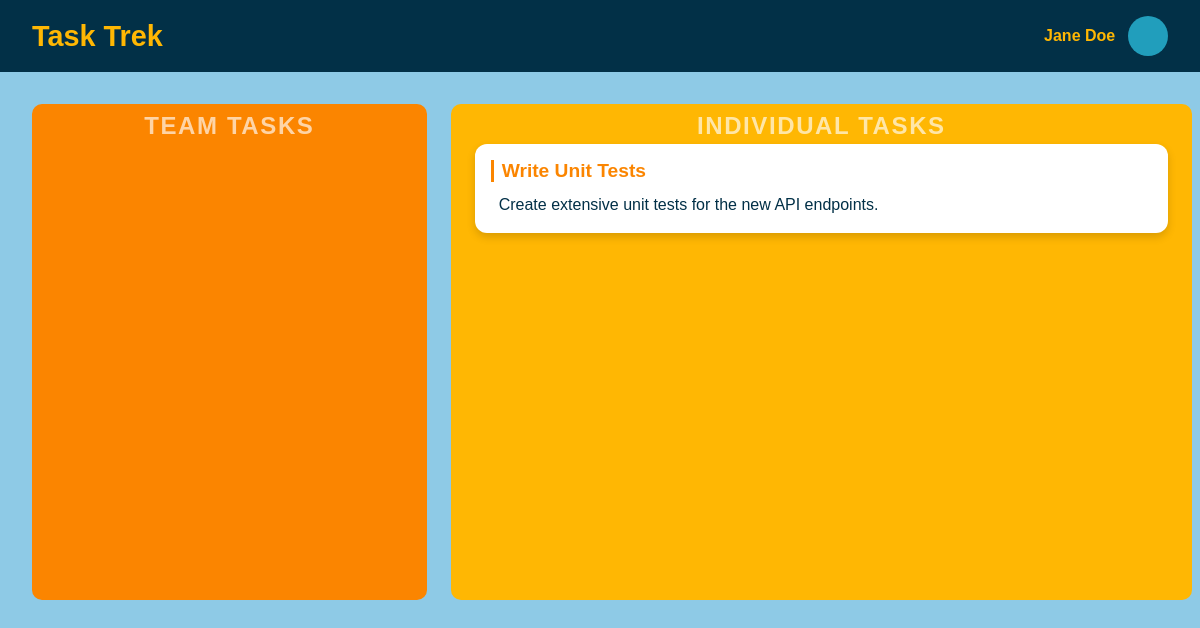
The page /user/2/ on the database its author committed.
### tasktrek/models.py (models this page shows, shortened)
class Employee(models.Model):
    id = models.AutoField(primary_key=True)
    name = models.CharField(max_length = 64)
    is_admin = models.BooleanField(default=False)
    tasks = models.CharField(max_length = 64)
    username = models.CharField(max_length = 64, default="nousername")
    password = models.IntegerField(default = 11111)

class Task(models.Model):
    id = models.AutoField(primary_key = True)
    name = models.CharField(max_length = 32, default="...")
    description = models.CharField(max_length = 100)
    due_date = models.DateField()
    is_complete = models.BooleanField(default = False)
    is_team = models.BooleanField(default=False)
    def __str__(self):
        return f"{self.id}~{self.name}~{self.description}~{self.due_date}~{self.is_complete}~{self.is_team}"

### tasktrek/views.py (the view)
# urls.py: path('user/<int:employee_id>/', views.user, name="user"),
def user(request, employee_id):
    dataConnector = sqlite3.connect('db.sqlite3')
    cursor = dataConnector.cursor()
    print("Look at my employee id")
    print(employee_id)
    cursor.execute("SELECT * FROM tasktrek_employee WHERE id = ?", [employee_id])
    employee_data = cursor.fetchone()
    print("Look at my employee data")
    print(employee_data)
    employee_tasks = employee_data[3]
    print("Look at my employees tasks...")
    print(employee_tasks)
    print(type(employee_tasks))
    clean_employee_tasks = employee_tasks.split(",")
    print("Look at my REAL employee tasks...")
    print(clean_employee_tasks)
    task_list = Task.objects.all()
    clean_task_list = []
    for task in task_list:
        copy_task = str(task)
        clean_task_list.append(copy_task.split("~"))
    print("Cleaned up task list")
    print(clean_task_list)
    task_array = []
    for a_task_id in clean_employee_tasks:
        for a_task in clean_task_list:
            if a_task_id == a_task[0]:
                task_array.append(Task.objects.get(id=a_task_id))
    print("All tasks compiled!!!")
    print(type(task_array[0]))
    context = {
        'tasks' : task_array,
        'name' : employee_data[1]
    }
    return render(request, "user.html", context)

### tasktrek/templates/user.html (shortened to what this page needs)
<!DOCTYPE html>
<html lang="en">
<head>
    {% load static %}
    <link rel="stylesheet" href="{% static 'css/styles.css' %}">
</head>
<body>
    <div class="header-bar">
        <h1>Task Trek</h1>
        <div class="user-info">
            <span class="user-name">{{name}}</span>
            <div class="profile-picture"></div>
        </div>
    </div>
    <div class="tasks-container">
        <div class="team-tasks">
            <div class="background-label">Team Tasks</div>
        </div>
        <div class="individual-tasks">
            <div class="background-label">Individual Tasks</div>
            {% for task in tasks %}
                {% if task.is_team == 0 %}
                <div class="task-card">
                    <h3>{{task.name}}</h3>
                    <p>{{task.description}}</p>
                </div>
                {% endif %}
            {% endfor %}
        </div>
    </div>
</body>
</html>

### tasktrek/static/css/styles.css (style rules this page uses)
* { margin: 0; padding: 0; box-sizing: border-box; }
body { font-family: 'Arial', sans-serif; background-color: #8ecae6; color: white; padding: 0; }
.header-bar { background-color: #023047; padding: 1rem 2rem; display: flex; align-items: center; justify-content: space-between; color: white; }
.header-bar h1 { font-size: 1.8rem; font-weight: bold; color: #ffb703; }
.user-info { display: flex; align-items: center; }
.user-info .profile-picture { width: 40px; height: 40px; border-radius: 50%; background-color: #219ebc; margin-left: 0.8rem; }
.user-info .user-name { font-size: 1rem; font-weight: bold; color: #ffb703; }
.tasks-container { display: flex; padding: 2rem; gap: 1.5rem; }
.team-tasks { flex: 1; background-color: #fb8500; border-radius: 10px; padding: 1.5rem; position: relative; }
.individual-tasks { flex: 2; background-color: #ffb703; border-radius: 10px; padding: 1.5rem; position: relative; }
.background-label { position: absolute; top: 0.5rem; left: 50%; transform: translateX(-50%); font-size: 1.5rem; color: rgba(255, 255, 255, 0.65); text-transform: uppercase; font-weight: bold; letter-spacing: 0.1rem; }
.task-card { margin: 1rem 0; padding: 1rem; background: white; border-radius: 12px; box-shadow: 0 4px 8px rgba(0, 0, 0, 0.15); color: #023047; transition: transform 0.3s ease, box-shadow 0.3s ease; }
.task-card h3 { font-size: 1.2rem; margin-bottom: 0.7rem; padding-left: 0.5rem; border-left: 3px solid #fb8500; color: #fb8500; }
.task-card p { font-size: 1rem; padding-left: 0.5rem; margin-top: 0; color: #023047; line-height: 1.5; text-align: start; }
.tasks-container { display: flex; gap: 1.5rem; height: 70vh; overflow-y: auto; padding-right: 0.5rem; }
.task-card h3 { text-decoration: none; }

### rows shown on the page
Employee: name "Jane Doe"
Task: name "Write Unit Tests", description "Create extensive unit tests for the new API endpoints."
